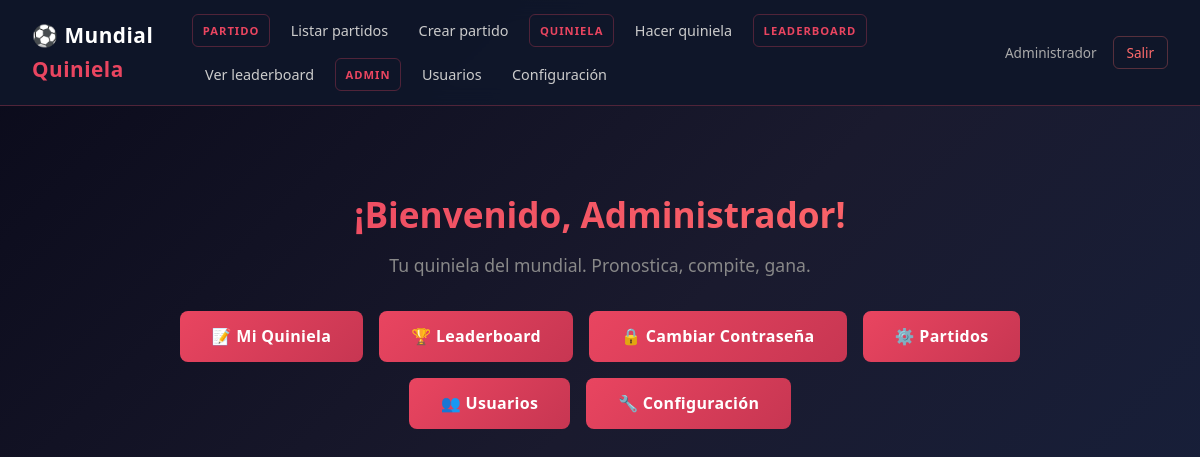
The app's page /welcome (signed in) with its own data.
### tables this page shows
CREATE TABLE menu_opciones (
    id INTEGER PRIMARY KEY AUTOINCREMENT,
    nombre TEXT NOT NULL,
    ruta TEXT NOT NULL,
    grupo_id INTEGER NOT NULL,
    orden INTEGER NOT NULL DEFAULT 0,
    FOREIGN KEY (grupo_id) REFERENCES menu_grupos(id)
);

CREATE TABLE menu_grupos (
    id INTEGER PRIMARY KEY AUTOINCREMENT,
    nombre TEXT NOT NULL,
    orden INTEGER NOT NULL DEFAULT 0
);

### app.py (the view)
    @app.route('/welcome')
    @login_required
    def welcome():
        return render_template('welcome.html')

### auth.py (called while the page is built)
def login_required(f):
    @functools.wraps(f)
    def decorated_function(*args, **kwargs):
        if 'usuario_id' not in session:
            flash('Debes iniciar sesión.', 'warning')
            return redirect(url_for('index'))
        return f(*args, **kwargs)
    return decorated_function

### database.py (called while the page is built)
def get_db():
    if 'db' not in g:
        conn = sqlite3.connect(DB_PATH)
        conn.row_factory = sqlite3.Row
        conn.execute("PRAGMA foreign_keys = ON")
        g.db = conn
    return g.db

### templates/welcome.html (shortened to what this page needs)
{% extends "base.html" %}
{% block content %}
<div class="welcome-hero">
    <h1>¡Bienvenido, {{ session.usuario_nombre }}!</h1>
    <p class="subtitle">Tu quiniela del mundial. Pronostica, compite, gana.</p>
    <div class="welcome-actions">
        <a href="{{ url_for('quiniela_hacer') }}" class="btn">📝 Mi Quiniela</a>
        <a href="{{ url_for('leaderboard') }}" class="btn">🏆 Leaderboard</a>
        <a href="{{ url_for('cambiar_password') }}" class="btn">🔒 Cambiar Contraseña</a>
        {% if session.usuario_rol == 'admin' %}
        <a href="{{ url_for('partidos_list') }}" class="btn">⚙️ Partidos</a>
        <a href="{{ url_for('admin_usuarios_list') }}" class="btn">👥 Usuarios</a>
        <a href="{{ url_for('admin_settings') }}" class="btn">🔧 Configuración</a>
        {% endif %}
    </div>
</div>
{% endblock %}

### templates/base.html (shortened to what this page needs)
<!DOCTYPE html>
<html lang="es">
<head>
    <link rel="stylesheet" href="{{ url_for('static', filename='style.css') }}?v=2">
</head>
<body>
    {% if session.usuario_id %}
    <nav>
        <div class="nav-brand">⚽ <span>Mundial</span> Quiniela</div>
        <div class="menu">
            {% for grupo, opciones in menu_items.items() %}
                <div class="menu-group">{{ grupo }}</div>
                <ul>
                {% for op in opciones %}
                    <li><a href="{{ op.ruta }}">{{ op.nombre }}</a></li>
                {% endfor %}
                </ul>
            {% endfor %}
        </div>
        <div class="nav-right">
            <span class="nav-user">{{ session.usuario_nombre }}</span>
            <a href="{{ url_for('logout') }}" class="nav-logout">Salir</a>
        </div>
    </nav>
    {% endif %}
    <main>
        {% block content %}{% endblock %}
    </main>
</body>
</html>

### static/style.css (style rules this page uses)
* { margin: 0; padding: 0; box-sizing: border-box; }
body { font-family: 'Segoe UI', system-ui, -apple-system, sans-serif; background: linear-gradient(135deg, #0a0a1a 0%, #1a1a2e 50%, #16213e 100%); color: #e0e0e0; min-height: 100vh; line-height: 1.6; }
a { color: #6ec6ff; text-decoration: none; }
nav { background: rgba(15, 23, 42, 0.95); backdrop-filter: blur(10px); padding: 0.8rem 2rem; border-bottom: 1px solid rgba(233, 69, 96, 0.3); position: sticky; top: 0; z-index: 100; display: flex; align-items: center; justify-content: space-between; }
nav .nav-brand { font-size: 1.3rem; font-weight: 700; color: #e94560; letter-spacing: 0.5px; }
nav .nav-brand span { color: #fff; }
nav .menu { display: flex; gap: 0.5rem; align-items: center; flex-wrap: wrap; }
nav .menu-group { color: #e94560; font-weight: 700; font-size: 0.7rem; text-transform: uppercase; letter-spacing: 1px; padding: 0.4rem 0.6rem; border: 1px solid rgba(233, 69, 96, 0.3); border-radius: 6px; white-space: nowrap; }
nav ul { list-style: none; display: flex; gap: 0.3rem; }
nav ul li a { color: #ccc; text-decoration: none; padding: 0.4rem 0.8rem; border-radius: 6px; transition: all 0.2s; font-size: 0.9rem; display: block; }
nav .nav-right { display: flex; align-items: center; gap: 1rem; }
nav .nav-user { color: #aaa; font-size: 0.85rem; }
nav .nav-logout { color: #ff6b6b; padding: 0.3rem 0.8rem; border: 1px solid rgba(255, 107, 107, 0.3); border-radius: 6px; font-size: 0.85rem; transition: all 0.2s; }
main { max-width: 960px; margin: 2rem auto; padding: 0 1.5rem; }
button, .btn { background: linear-gradient(135deg, #e94560, #c73652); color: #fff; border: none; padding: 0.65rem 1.6rem; border-radius: 8px; cursor: pointer; font-size: 0.95rem; font-weight: 600; text-decoration: none; display: inline-block; transition: all 0.2s; letter-spacing: 0.3px; }
.welcome-hero { text-align: center; padding: 3rem 1rem; }
.welcome-hero h1 { font-size: 2.2rem; margin-bottom: 0.5rem; background: linear-gradient(135deg, #e94560, #ff6b6b); -webkit-background-clip: text; -webkit-text-fill-color: transparent; background-clip: text; }
.welcome-hero .subtitle { color: #888; font-size: 1.1rem; margin-bottom: 2rem; }
.welcome-actions { display: flex; gap: 1rem; justify-content: center; flex-wrap: wrap; margin-top: 1.5rem; }
.welcome-actions .btn { padding: 0.8rem 2rem; font-size: 1rem; }
h1 { color: #e94560; margin-bottom: 1rem; font-size: 1.8rem; }
p { margin-bottom: 0.8rem; color: #bbb; }

### records on screen
menu_opciones: nombre "PARTIDO", nombre "Listar partidos"
menu_opciones: nombre "Crear partido"
menu_opciones: nombre "QUINIELA", nombre "Hacer quiniela"
menu_opciones: nombre "LEADERBOARD", nombre "Ver leaderboard"
menu_opciones: nombre "ADMIN", nombre "Usuarios"
menu_opciones: nombre "Configuración"

### other values on screen
{{ session.usuario_nombre }} "Administrador"
